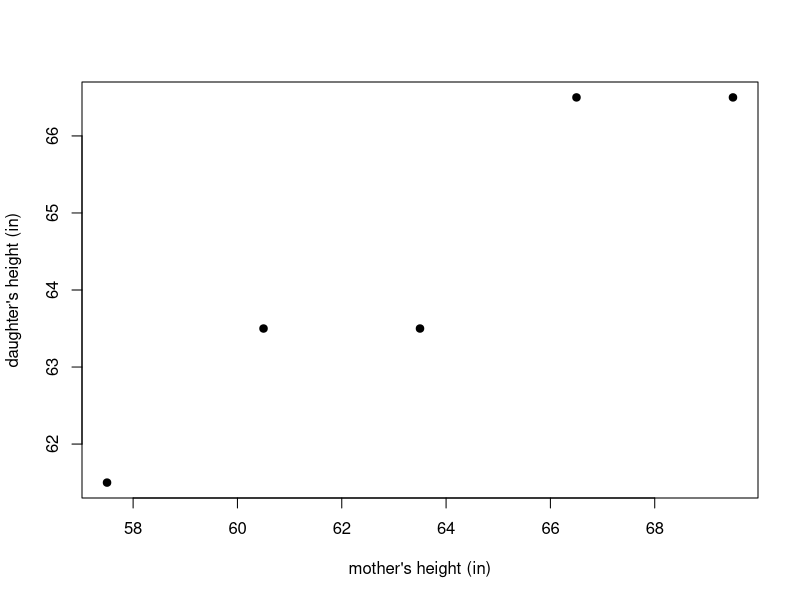
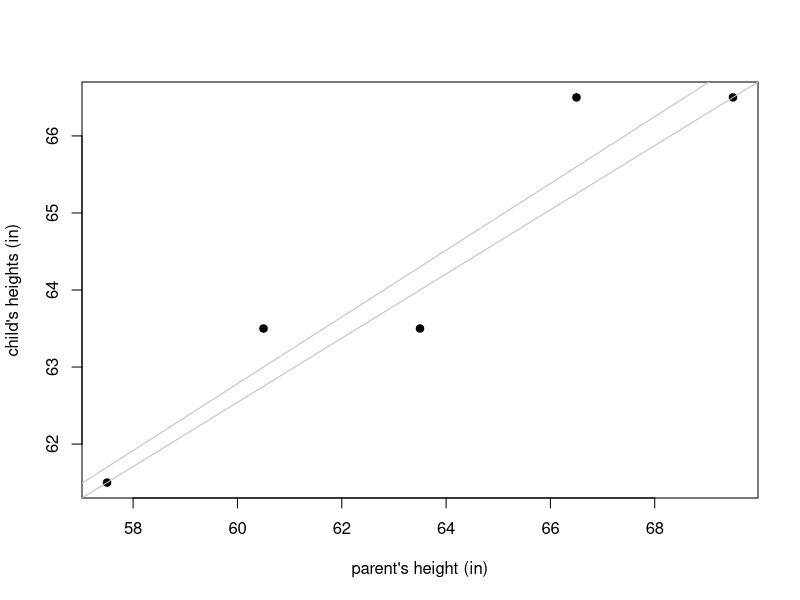
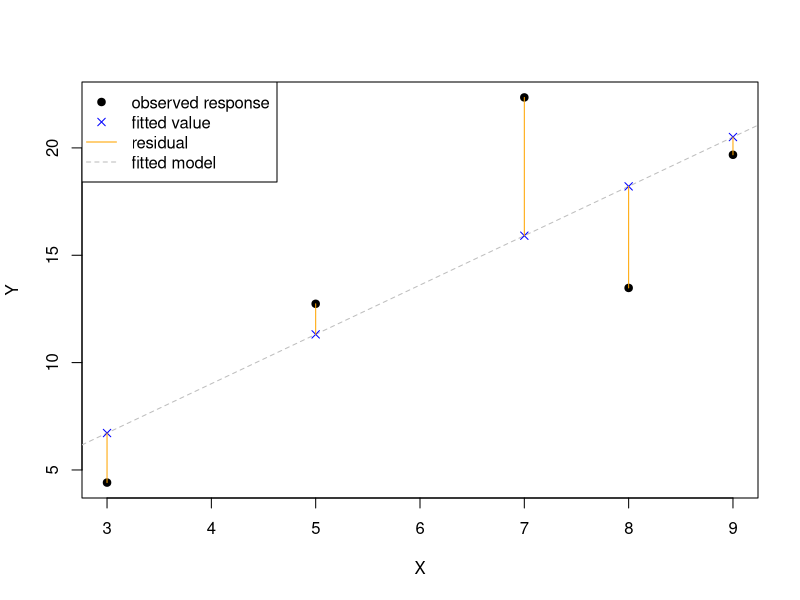
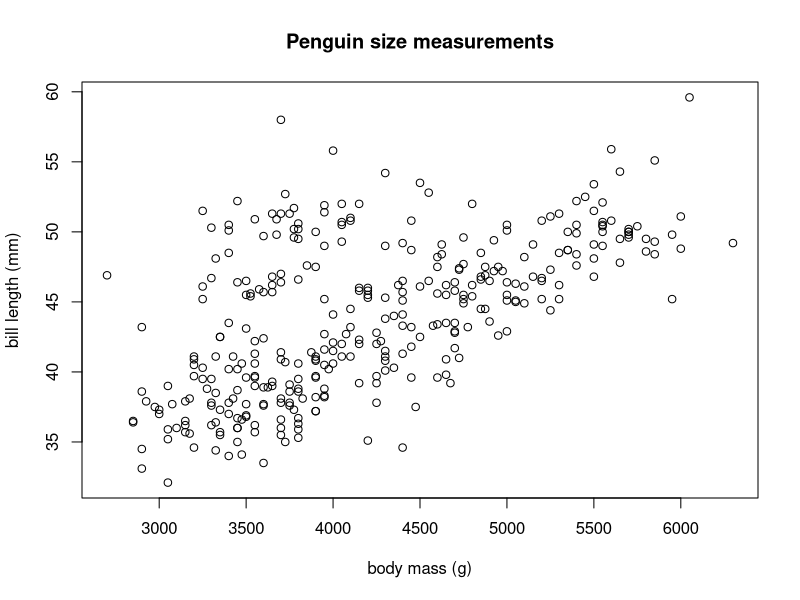
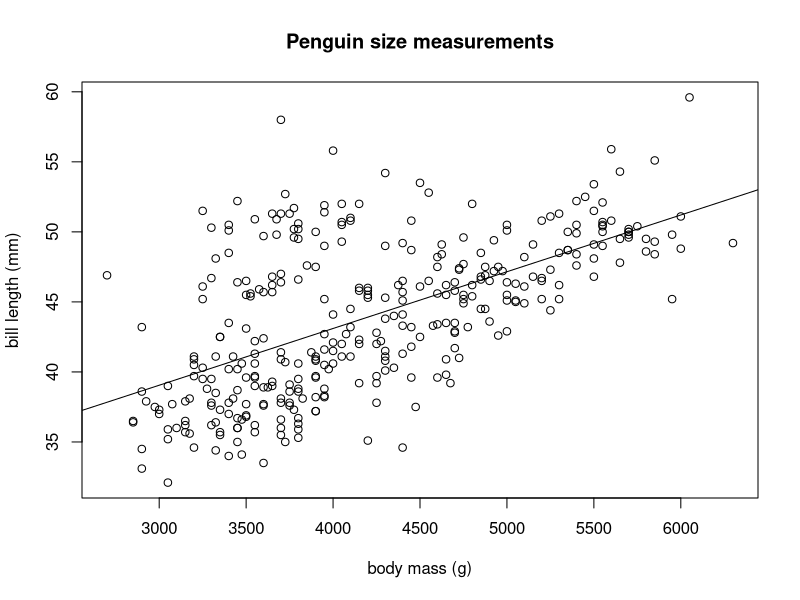
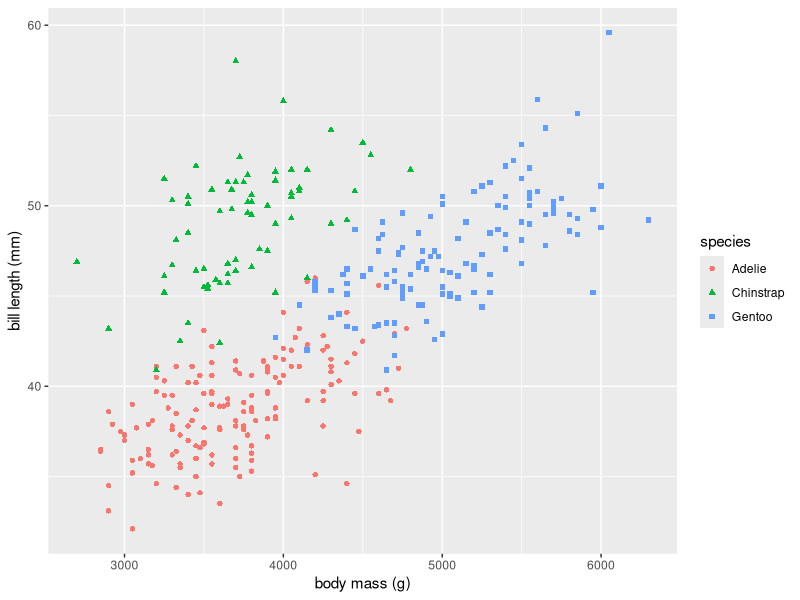

These figures' R source, in order: (Note: this script raises an error after producing the figures.)
## ---- chunk 1
if(!require(palmerpenguins, quietly = TRUE)) {
  install.packages("palmerpenguins", repos = "https://cran.rstudio.com/")
  library(palmerpenguins)
}
if(!require(ggplot2, quietly = TRUE)) {
  install.packages("ggplot2", repos = "https://cran.rstudio.com/")
  library(ggplot2)
}
## ---- chunk 2
x <- c(57.5, 60.5, 63.5, 66.5, 69.5) # mothers' heights
y <- c(61.5, 63.5, 63.5, 66.5, 66.5) # daughters' heights
plot(y ~ x, pch = 19, xlab = "mother's height (in)", ylab = "daughter's height (in)")
## ---- chunk 3
#| echo: false
#| eval: true
#| output: true
lmod <- lm(y ~ x)
coef_ls <- coef(lmod) # OLS estimates
lad <- function(b) {
  yhat <- b[1] + b[2] * x
  return(sum(abs(y-yhat)))
}
coef_lad <- optim(coef_ls, fn = lad)$par # least absolute deviation
plot(y ~ x, pch = 19, xlab = "parent's height (in)", ylab = "child's heights (in)")
abline(a = coef_ls[1], b= coef_ls[2], col = "grey")
abline(a = coef_lad[1], b = coef_lad[2], col = "grey")
## ---- chunk 4
#| echo: false
#| eval: true
#| output: true
set.seed(2)
x <- c(3, 5, 7, 8, 9)
y <- 2 + 2 * x + rnorm(5, sd = 4)
plot(y ~ x, pch = 19, xlab = "X", ylab = "Y")
lmod <- lm(y ~ x)
yhat <- fitted(lmod)
abline(lmod, col = "grey", lty = 2)
points(yhat ~ x, pch = 4, col = "blue")
segments(x, y, x, yhat, col = "orange")
legend("topleft",
       legend = c("observed response", "fitted value", "residual", "fitted model"),
       pch = c(19, 4, NA, NA),
       col = c("black", "blue", "orange", "grey"),
       lty = c(NA, NA, 1, 2),
       lwd = c(NA, NA, 1, 1))
## ---- chunk 5
data(penguins, package = "palmerpenguins")
head(penguins)
## ---- chunk 6
plot(bill_length_mm ~ body_mass_g, data = penguins,
     ylab = "bill length (mm)", xlab = "body mass (g)",
     main = "Penguin size measurements")
## ---- chunk 7
lmod <- lm(bill_length_mm ~ body_mass_g, data = penguins) # fit model
class(lmod) # class of lmod
## ---- chunk 8
# summarize results stored in lmod
summary(lmod)
## ---- chunk 9
plot(bill_length_mm ~ body_mass_g, data = penguins, main = "Penguin size measurements",
     ylab = "bill length (mm)", xlab = "body mass (g)")
# draw fitted line on plot
abline(lmod)
## ---- chunk 10
(coeffs <- coef(lmod)) # extract, assign, and print coefficients
## ---- chunk 11
ehat <- residuals(lmod) # extract and assign residuals
head(ehat) # first few residuals
## ---- chunk 12
yhat <- fitted(lmod) # extract and assign fitted values
head(yhat) # first few fitted values
## ---- chunk 13
yhat2 <- predict(lmod) # compute and assign fitted values
head(yhat2) # first few fitted values
## ---- chunk 14
(rss <- deviance(lmod)) # extract, assign, and print rss
## ---- chunk 15
(dfr <- df.residual(lmod)) # extract n - p
## ---- chunk 16
(sigmasqhat <- sigma(lmod)^2) # estimated error variance
## ---- chunk 17
mlmod <- lm(bill_length_mm ~ body_mass_g + flipper_length_mm, data = penguins) # fit model
## ---- chunk 18
coef(mlmod) # extract estimated coefficients
## ---- chunk 19
deviance(mlmod) # extract RSS
## ---- chunk 20
#| warning: false
library(ggplot2) # load package
# create grouped scatterplot
ggplot(data = penguins) +
  geom_point(aes(x = body_mass_g, y = bill_length_mm, shape = species, color = species)) +
  xlab("body mass (g)") + ylab("bill length (mm)")
## ---- chunk 21
# fit parallel lines model
lmodp <- lm(bill_length_mm ~ body_mass_g + species, data = penguins)
## ---- chunk 22
coef(lmodp) # extract coefficients
## ---- chunk 23
#| error: true
#| eval: true
#| echo: true
penguins <-
  penguins |>
  transform(pl_fitted = predict(lmodp))
## ---- chunk 24
# refit parallel lines model with new na.action behavior
lmodp <- lm(bill_length_mm ~ body_mass_g + species, data = penguins, na.action = na.exclude)
## ---- chunk 25
# add fitted values to penguins data frame
penguins <-
  penguins |>
  transform(pl_fitted = predict(lmodp))
## ---- chunk 26
#| warning: false 
# create plot
# create scatterplot
# customize labels
# add lines for each level of species
ggplot(data = penguins) +
  geom_point(aes(x = body_mass_g, y = bill_length_mm, shape = species, color = species)) +
  xlab("body mass (g)") + ylab("bill length (mm)") +
  geom_line(aes(x = body_mass_g, y = pl_fitted, color = species))
## ---- chunk 27
# fit separate lines model
# na.omit = na.exclude used to change predict behavior
lmods <- lm(bill_length_mm ~ body_mass_g + species + body_mass_g:species,
            data = penguins, na.action = na.exclude)
# extract estimated coefficients
coef(lmods)
## ---- chunk 28
#| warning: false
# add separate lines fitted values to penguins data frame
penguins <-
  penguins |>
  transform(sl_fitted = predict(lmods))
# use geom_line to add fitted lines to plot
ggplot(data = penguins) +
  geom_point(aes(x = body_mass_g, y = bill_length_mm, shape = species, color = species)) +
  xlab("body mass (g)") + ylab("bill length (mm)") +
  geom_line(aes(x = body_mass_g, y = sl_fitted, col = species))
## ---- chunk 29
#| echo: false
#| eval: true
#| output: true
par(mfrow = c(2, 2))
set.seed(27)
x1 <- runif(25, 0, 10)
y1 <- 2 + 3 * x1
fit1 <- lm(y1 ~ x1)
plot(x1, 2 + 3 * x1, xlab = "X", ylab = "Y")
abline(fit1)
title(expression(R^2==1))
x2 <- runif(25, 0, 10)
y2 <- rnorm(length(x2))
fit2 <- lm(y2 ~ x2)
r2b <- round(summary(fit2)$r.squared, 2)
q2 <- bquote(R^2==.(format(r2b, digits = 2)))
plot(x2, y2, xlab = "X", ylab = "Y")
abline(fit2)
title(q2)
x3 <- runif(25, 0, 10)
y3 <- 3 - 2 * x3 + rnorm(length(x3), sd = 5)
fit3 <- lm(y3 ~ x3)
r2c <- round(summary(fit3)$r.squared, 2)
q3 <- bquote(R^2==.(format(r2c, digits = 2)))
plot(x3, y3, xlab = "X", ylab = "Y")
abline(fit3)
title(q3)
x4 <- runif(25, -10, 10)
y4 <- 2 - 2 * x4 + 3 - x4^2
fit4 <- lm(y4 ~ x4)
r2c <- round(summary(fit4)$r.squared, 2)
q4 <- bquote(R^2==.(format(r2c, digits = 2)))
plot(x4, y4, xlab = "X", ylab = "Y")
abline(fit4)
title(q4)
par(mfrow = c(1, 1))
## ---- chunk 30
summary(lmodp)$r.squared
## ---- chunk 31
set.seed(28) # for reproducibility
# create regressor of random noise
noisyx <- rnorm(344)
# add noisyx as regressor to lmodp
lmod_silly <- update(lmodp, . ~ . + noisyx)
# extract R^2 from fitted model
summary(lmod_silly)$r.squared
## ---- chunk 32
lmod_a1 <- lm(y1 ~ x1, data = anscombe) # fit model to first data set
lmod_a2 <- lm(y2 ~ x2, data = anscombe) # fit model to second data set
lmod_a3 <- lm(y3 ~ x3, data = anscombe) # fit model to third data set
lmod_a4 <- lm(y4 ~ x4, data = anscombe) # fit model to fourth data set
## ---- chunk 33
coef(lmod_a1)
## ---- chunk 34
coef(lmod_a2)
## ---- chunk 35
coef(lmod_a3)
## ---- chunk 36
coef(lmod_a4)
## ---- chunk 37
summary(lmod_a1)$r.squared
## ---- chunk 38
summary(lmod_a2)$r.squared
## ---- chunk 39
summary(lmod_a3)$r.squared
## ---- chunk 40
summary(lmod_a4)$r.squared
## ---- chunk 41
#| echo: false
#| message: false
#| warning: false
#| eval: true
#| output: true
adf = data.frame(x = unlist(anscombe[,1:4]),
                 y = unlist(anscombe[,5:8]),
                 set = factor(rep(1:4, each = 11)))
ggplot(adf, aes(x = x, y = y, group = set, col = set)) +
  geom_point(col = "black") +
  geom_smooth(aes(group = set), formula = y ~ x, method = "lm", se = FALSE) +
  facet_grid(. ~ set) +
  theme_bw()
## ---- chunk 42
summary(lmod)$adj.r.squared  # simple linear regression model
summary(mlmod)$adj.r.squared # multiple linear regression model
summary(lmodp)$adj.r.squared # parallel lines model
summary(lmods)$adj.r.squared # separate lines model
## ---- chunk 43
plot(penguins$bill_length_mm ~ fitted(lmods),
     xlab = "fitted values", ylab = "bill length (mm)")
abline(0, 1) # add 45 degree line
